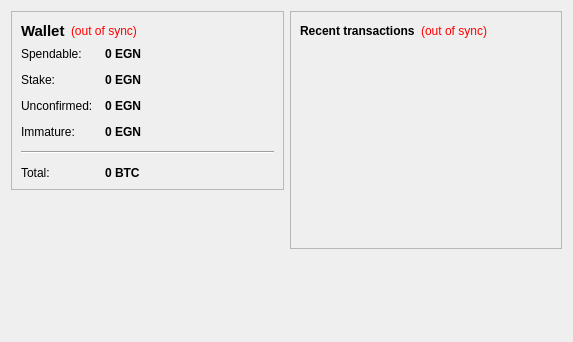
<?xml version="1.0" encoding="UTF-8"?>
<ui version="4.0">
 <class>OverviewPage</class>
 <widget class="QWidget" name="OverviewPage">
  <property name="geometry">
   <rect>
    <x>0</x>
    <y>0</y>
    <width>573</width>
    <height>342</height>
   </rect>
  </property>
  <property name="windowTitle">
   <string>Form</string>
  </property>
  <layout class="QHBoxLayout" name="horizontalLayout" stretch="1,1">
   <item>
    <layout class="QVBoxLayout" name="verticalLayout_2">
     <item>
      <widget class="QFrame" name="frame">
       <property name="frameShape">
        <enum>QFrame::StyledPanel</enum>
       </property>
       <property name="frameShadow">
        <enum>QFrame::Raised</enum>
       </property>
       <layout class="QVBoxLayout" name="verticalLayout_4">
        <item>
         <layout class="QHBoxLayout" name="horizontalLayout_4">
          <item>
           <widget class="QLabel" name="label_5">
            <property name="font">
             <font>
              <pointsize>11</pointsize>
              <weight>75</weight>
              <bold>true</bold>
             </font>
            </property>
            <property name="text">
             <string>Wallet</string>
            </property>
           </widget>
          </item>
          <item>
           <widget class="QLabel" name="labelWalletStatus">
            <property name="toolTip">
             <string>The displayed information may be out of date. Your wallet automatically synchronizes with the Egamingcoin network after a connection is established, but this process has not completed yet.</string>
            </property>
            <property name="styleSheet">
             <string notr="true">QLabel { color: red; }</string>
            </property>
            <property name="text">
             <string notr="true">(out of sync)</string>
            </property>
            <property name="alignment">
             <set>Qt::AlignLeading|Qt::AlignLeft|Qt::AlignVCenter</set>
            </property>
           </widget>
          </item>
          <item>
           <spacer name="horizontalSpacer_2">
            <property name="orientation">
             <enum>Qt::Horizontal</enum>
            </property>
            <property name="sizeHint" stdset="0">
             <size>
              <width>40</width>
              <height>20</height>
             </size>
            </property>
           </spacer>
          </item>
         </layout>
        </item>
        <item>
         <layout class="QFormLayout" name="formLayout_2">
          <property name="fieldGrowthPolicy">
           <enum>QFormLayout::AllNonFixedFieldsGrow</enum>
          </property>
          <property name="horizontalSpacing">
           <number>12</number>
          </property>
          <property name="verticalSpacing">
           <number>12</number>
          </property>
          <item row="0" column="0">
           <widget class="QLabel" name="label">
            <property name="text">
             <string>Spendable:</string>
            </property>
           </widget>
          </item>
          <item row="0" column="1">
           <widget class="QLabel" name="labelBalance">
            <property name="font">
             <font>
              <weight>75</weight>
              <bold>true</bold>
             </font>
            </property>
            <property name="cursor">
             <cursorShape>IBeamCursor</cursorShape>
            </property>
            <property name="toolTip">
             <string>Your current spendable balance</string>
            </property>
            <property name="text">
             <string notr="true">0 EGN</string>
            </property>
            <property name="textInteractionFlags">
             <set>Qt::LinksAccessibleByMouse|Qt::TextSelectableByKeyboard|Qt::TextSelectableByMouse</set>
            </property>
           </widget>
          </item>
          <item row="1" column="0">
           <widget class="QLabel" name="label_6">
            <property name="text">
             <string>Stake:</string>
            </property>
           </widget>
          </item>
          <item row="1" column="1">
           <widget class="QLabel" name="labelStake">
            <property name="font">
             <font>
              <weight>75</weight>
              <bold>true</bold>
             </font>
            </property>
            <property name="cursor">
             <cursorShape>IBeamCursor</cursorShape>
            </property>
            <property name="toolTip">
             <string>Total of coins that was staked, and do not yet count toward the current balance</string>
            </property>
            <property name="text">
             <string notr="true">0 EGN</string>
            </property>
            <property name="textInteractionFlags">
             <set>Qt::LinksAccessibleByMouse|Qt::TextSelectableByKeyboard|Qt::TextSelectableByMouse</set>
            </property>
           </widget>
          </item>
          <item row="2" column="0">
           <widget class="QLabel" name="label_3">
            <property name="text">
             <string>Unconfirmed:</string>
            </property>
           </widget>
          </item>
          <item row="2" column="1">
           <widget class="QLabel" name="labelUnconfirmed">
            <property name="font">
             <font>
              <weight>75</weight>
              <bold>true</bold>
             </font>
            </property>
            <property name="cursor">
             <cursorShape>IBeamCursor</cursorShape>
            </property>
            <property name="toolTip">
             <string>Total of transactions that have yet to be confirmed, and do not yet count toward the current balance</string>
            </property>
            <property name="text">
             <string notr="true">0 EGN</string>
            </property>
            <property name="textInteractionFlags">
             <set>Qt::LinksAccessibleByMouse|Qt::TextSelectableByKeyboard|Qt::TextSelectableByMouse</set>
            </property>
           </widget>
          </item>
          <item row="3" column="0">
           <widget class="QLabel" name="labelImmatureText">
            <property name="text">
             <string>Immature:</string>
            </property>
           </widget>
          </item>
          <item row="3" column="1">
           <widget class="QLabel" name="labelImmature">
            <property name="font">
             <font>
              <weight>75</weight>
              <bold>true</bold>
             </font>
            </property>
            <property name="toolTip">
             <string>Mined balance that has not yet matured</string>
            </property>
            <property name="text">
             <string notr="true">0 EGN</string>
            </property>
            <property name="textInteractionFlags">
             <set>Qt::LinksAccessibleByMouse|Qt::TextSelectableByKeyboard|Qt::TextSelectableByMouse</set>
            </property>
           </widget>
          </item>
          <item row="4" column="0" colspan="2">
           <widget class="Line" name="line">
            <property name="orientation">
             <enum>Qt::Horizontal</enum>
            </property>
           </widget>
          </item>
          <item row="5" column="0">
           <widget class="QLabel" name="labelTotalText">
            <property name="text">
             <string>Total:</string>
            </property>
           </widget>
          </item>
          <item row="5" column="1">
           <widget class="QLabel" name="labelTotal">
            <property name="font">
             <font>
              <weight>75</weight>
              <bold>true</bold>
             </font>
            </property>
            <property name="cursor">
             <cursorShape>IBeamCursor</cursorShape>
            </property>
            <property name="toolTip">
             <string>Your current total balance</string>
            </property>
            <property name="text">
             <string notr="true">0 BTC</string>
            </property>
            <property name="textInteractionFlags">
             <set>Qt::LinksAccessibleByMouse|Qt::TextSelectableByKeyboard|Qt::TextSelectableByMouse</set>
            </property>
           </widget>
          </item>
         </layout>
        </item>
       </layout>
      </widget>
     </item>
     <item>
      <spacer name="verticalSpacer">
       <property name="orientation">
        <enum>Qt::Vertical</enum>
       </property>
       <property name="sizeHint" stdset="0">
        <size>
         <width>20</width>
         <height>40</height>
        </size>
       </property>
      </spacer>
     </item>
    </layout>
   </item>
   <item>
    <layout class="QVBoxLayout" name="verticalLayout_3">
     <item>
      <widget class="QFrame" name="frame_2">
       <property name="frameShape">
        <enum>QFrame::StyledPanel</enum>
       </property>
       <property name="frameShadow">
        <enum>QFrame::Raised</enum>
       </property>
       <layout class="QVBoxLayout" name="verticalLayout">
        <item>
         <layout class="QHBoxLayout" name="horizontalLayout_2">
          <item>
           <widget class="QLabel" name="label_4">
            <property name="text">
             <string>&lt;b&gt;Recent transactions&lt;/b&gt;</string>
            </property>
           </widget>
          </item>
          <item>
           <widget class="QLabel" name="labelTransactionsStatus">
            <property name="toolTip">
             <string>The displayed information may be out of date. Your wallet automatically synchronizes with the Egamingcoin network after a connection is established, but this process has not completed yet.</string>
            </property>
            <property name="styleSheet">
             <string notr="true">QLabel { color: red; }</string>
            </property>
            <property name="text">
             <string notr="true">(out of sync)</string>
            </property>
            <property name="alignment">
             <set>Qt::AlignRight|Qt::AlignTrailing|Qt::AlignVCenter</set>
            </property>
           </widget>
          </item>
          <item>
           <spacer name="horizontalSpacer">
            <property name="orientation">
             <enum>Qt::Horizontal</enum>
            </property>
            <property name="sizeHint" stdset="0">
             <size>
              <width>40</width>
              <height>20</height>
             </size>
            </property>
           </spacer>
          </item>
         </layout>
        </item>
        <item>
         <widget class="QListView" name="listTransactions">
          <property name="styleSheet">
           <string notr="true">QListView { background: transparent; }</string>
          </property>
          <property name="frameShape">
           <enum>QFrame::NoFrame</enum>
          </property>
          <property name="verticalScrollBarPolicy">
           <enum>Qt::ScrollBarAlwaysOff</enum>
          </property>
          <property name="horizontalScrollBarPolicy">
           <enum>Qt::ScrollBarAlwaysOff</enum>
          </property>
          <property name="selectionMode">
           <enum>QAbstractItemView::NoSelection</enum>
          </property>
         </widget>
        </item>
       </layout>
      </widget>
     </item>
     <item>
      <spacer name="verticalSpacer_2">
       <property name="orientation">
        <enum>Qt::Vertical</enum>
       </property>
       <property name="sizeHint" stdset="0">
        <size>
         <width>20</width>
         <height>40</height>
        </size>
       </property>
      </spacer>
     </item>
    </layout>
   </item>
  </layout>
 </widget>
 <resources/>
 <connections/>
</ui>
